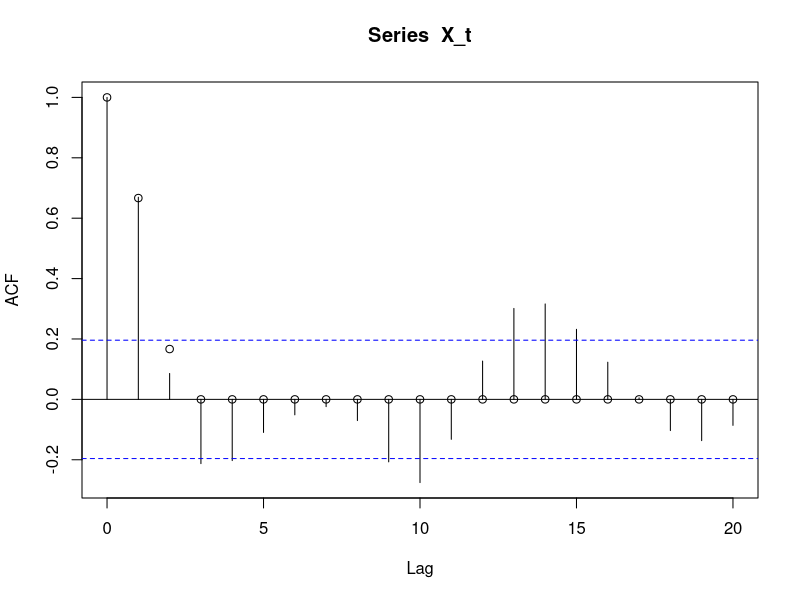
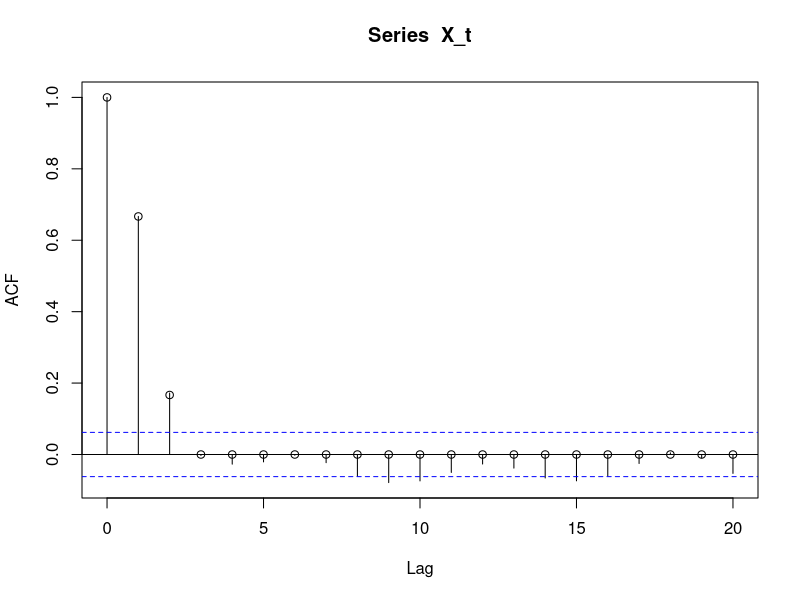

Write R code to recreate these figures, in order. (Note: this script raises an error after producing the figures.)
## ---- chunk 1
library(tseries)
set.seed(0)
lags <- 0:20 # array of lag values
rho_X <- c(c(1, 2/3, 1/6), rep(0,times=(21-3))) # my theoretical calculation of autocorrelation rho_X

get_X_t = function(len) {
  n = len
  Z_t <- rnorm(n+2)
  X_t <- Z_t[1:n]+2*Z_t[2:(n+1)]+Z_t[3:(n+2)]
  return(X_t)
}
## ---- chunk 2
n=100
X_t = get_X_t(n)
acf(X_t,lag.max=20, type="correlation")
points(lags, rho_X)
## ---- chunk 3
n=1000
X_t = get_X_t(n)
acf(X_t,lag.max=20, type="correlation")
points(lags, rho_X)
## ---- chunk 4
n=100

acf_mat <- matrix(NA, nrow=1000, ncol=21)

for(i in 1:1000) {
  X_t = get_X_t(n)
  acf_mat[i,] = as.vector(acf(X_t,lag.max=20,plot=FALSE,type="correlation")$acf) #[2:21]
  acf_list[[i]] = acf(X_t,lag.max=20,plot=FALSE,type="correlation")$acf
}

acf_mean = colMeans(acf_mat)
plot(0:20, acf_mean, type="h", xlim=c(0, 20), ylim=c(min(acf_mean), max(acf_mean)),
     xlab="Lag", ylab="Autocorrelation", main="Mean ACF")
abline(h=0, lty=2)
points(lags, rho_X)
